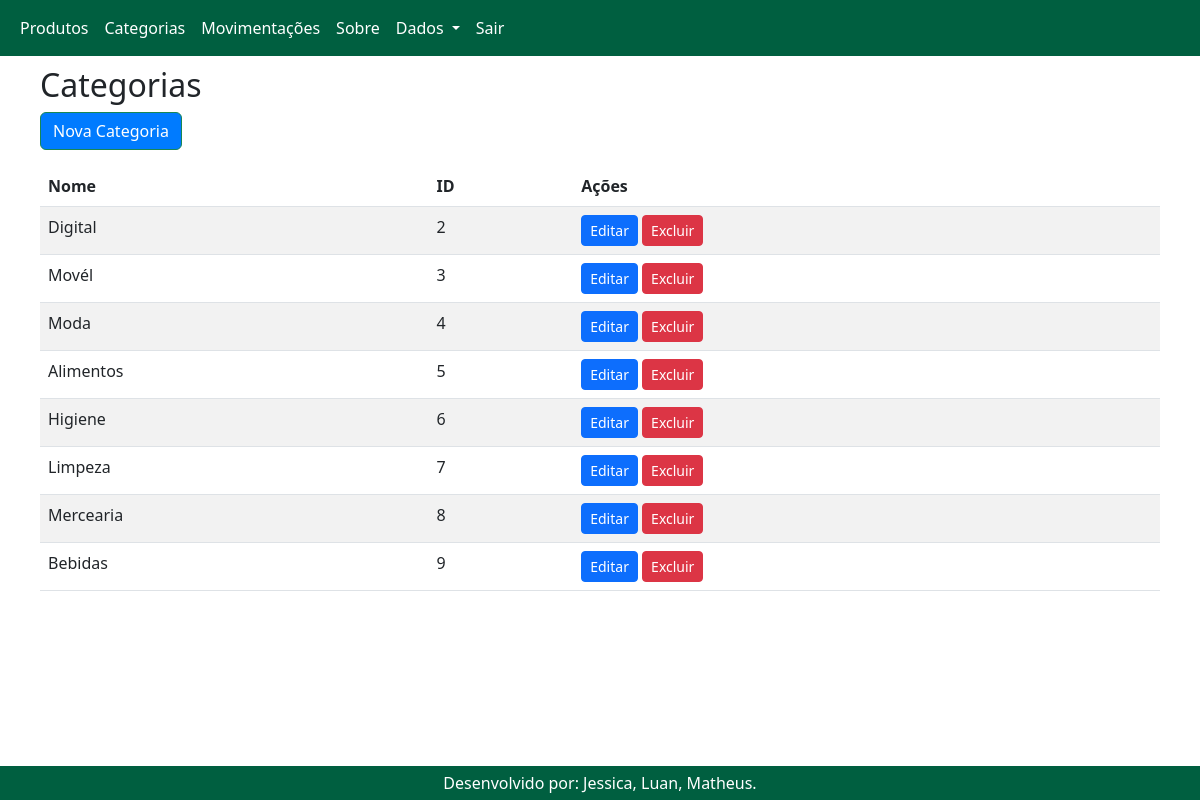
Before: /categorias with the older database file.
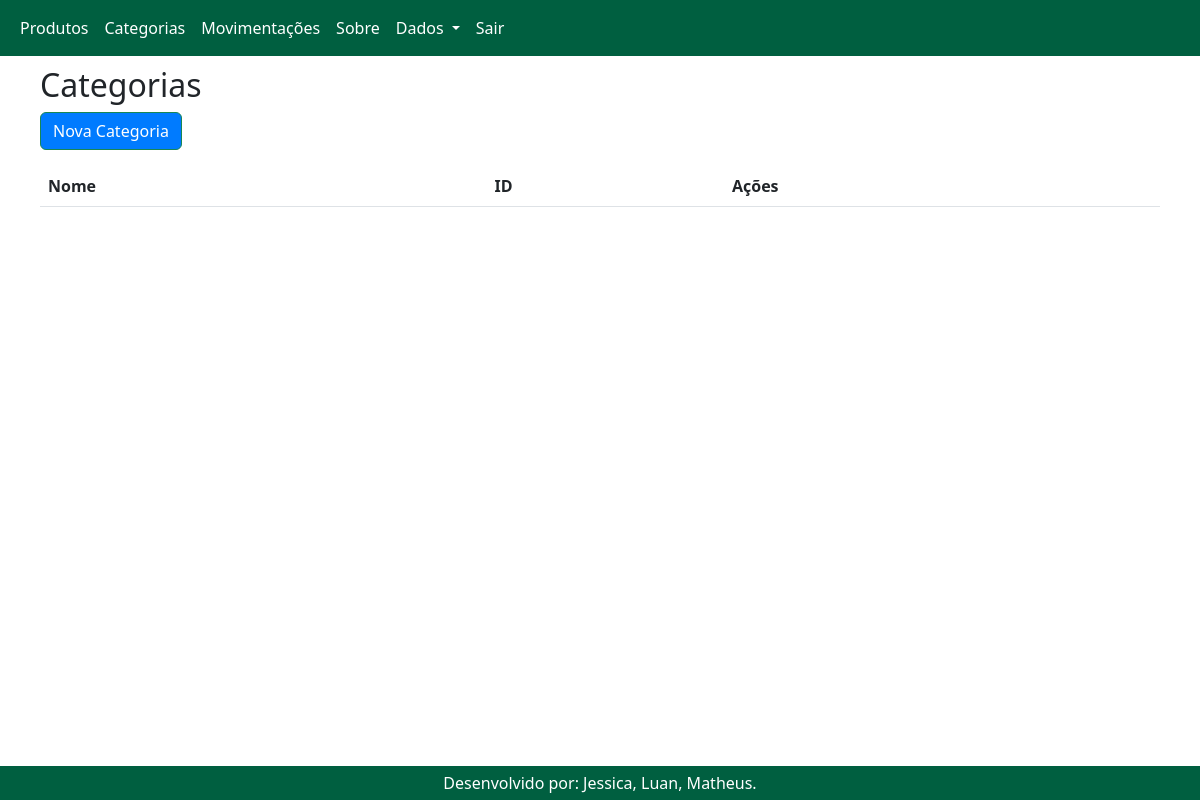
After: the same page with the newer database file.
### app.py (models this page shows)
class Categoria(db.Model):
    id = db.Column(db.Integer, primary_key=True)
    nome = db.Column(db.String(100), nullable=False)

### app.py (the view)
@app.route('/categorias')
def listar_categorias():
    categorias = Categoria.query.all()
    return render_template('categorias.html', categorias=categorias)

### templates/categorias.html (shortened to what this page needs)
{% extends 'base.html' %}
{% block content %}
<h2>Categorias</h2>
<a href="/categoria/nova" class="btn btn-success mb-3">Nova Categoria</a>
<div class="table-responsive">
    <table class="table table-striped">
        <thead>
            <tr>
                <th>Nome</th>
                <th>ID</th>
                <th>Ações</th>
            </tr>
        </thead>
        <tbody>
            {% for categoria in categorias %}
            <tr>
                <td>{{ categoria.nome }}</td>
                <td>{{ categoria.id }}</td>
                <td>
                    <a href="/categoria/editar/{{ categoria.id }}" class="btn btn-primary btn-sm">Editar</a>
                    <a href="/categoria/excluir/{{ categoria.id }}" class="btn btn-danger btn-sm">Excluir</a>
                </td>
            </tr>
            {% endfor %}
        </tbody>
    </table>
</div>
{% endblock %}

### templates/base.html (shortened to what this page needs)
<!DOCTYPE html>
<html lang="pt-br">
<head>
  <link href="https://cdn.jsdelivr.net/npm/bootstrap@5.3.0-alpha1/dist/css/bootstrap.min.css" rel="stylesheet">
</head>
<body>
  <div class="main-container">
    <nav class="navbar navbar-expand-lg">
      <div class="container-fluid">
        <div class="collapse navbar-collapse" id="navbarNav">
          <ul class="navbar-nav">
            <li class="nav-item"><a class="nav-link" href="/produtos">Produtos</a></li>
            <li class="nav-item"><a class="nav-link" href="/categorias">Categorias</a></li>
            <li class="nav-item"><a class="nav-link" href="/movimentacoes">Movimentações</a></li>
            <li class="nav-item"><a class="nav-link" href="/sobre">Sobre</a></li>
            <li class="nav-item dropdown">
              <a class="nav-link dropdown-toggle" href="#" id="dadosDropdown" role="button" data-bs-toggle="dropdown"
                aria-expanded="false">
                Dados
              </a>
            </li>
            <li class="nav-item"><a class="nav-link" href="/logout">Sair</a></li>
          </ul>
        </div>
      </div>
    </nav>
    <div class="scrollable-content container">
      {% block content %}{% endblock %}
    </div>
    <footer>
      <p class="mb-0">Desenvolvido por: Jessica, Luan, Matheus.</p>
    </footer>
  </div>
</body>
</html>

### templates/base.html (style rules this page uses)
html, body { height: 100%; margin: 0; display: flex; flex-direction: column; }
.main-container { flex: 1; display: flex; flex-direction: column; overflow: hidden; }
.scrollable-content { flex: 1; overflow-y: auto; padding: 10px; background-color: #ffffff; }
.navbar { background-color: #005f40; }
.navbar-brand, .nav-link { color: white !important; }
.btn-success { background-color: #007BFF; }
footer { background-color: #005f40; color: white; text-align: center; padding: 5px; }

Changed rows visible on the page:
removed Categoria: nome "Digital", id "2"
removed Categoria: nome "Movél", id "3"
removed Categoria: nome "Moda", id "4"
removed Categoria: nome "Alimentos", id "5"
removed Categoria: nome "Higiene", id "6"
removed Categoria: nome "Limpeza", id "7"
removed Categoria: nome "Mercearia", id "8"
removed Categoria: nome "Bebidas", id "9"
